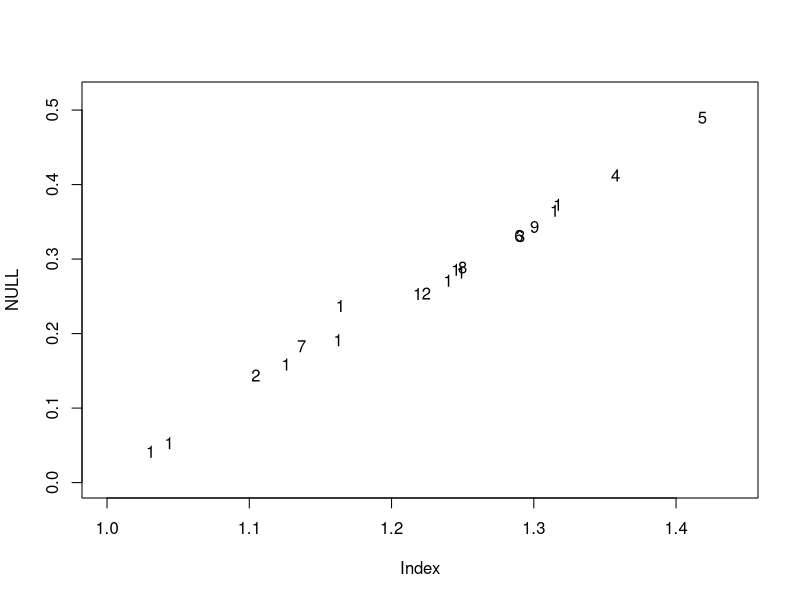

Reproduce this figure in R.
mu = 1.2
sigma = .3

EReturn = function(alpha,beta){
	mu1 = 1+alpha*(mu-1)
	mu2 = 1+beta*(mu-1)
	return(mu1*mu2)
}



SDReturn = function(alpha,beta){
	mu1 = 1+alpha*(mu-1)
	mu2 = 1+beta*(mu-1)
	return(sqrt((alpha^2*sigma^2+mu1^2)*(beta^2*sigma^2+mu2^2)-mu1^2*mu2^2))	
}


N = 20
alpha = runif(N)
beta = runif(N)
plot(NULL,xlim=c(1,mu^2),ylim=c(0,sqrt((sigma^2+mu^2)^2-mu^4)))
for(i in 1:N){
	points(EReturn(alpha[i],beta[i]),SDReturn(alpha[i],beta[i]),pch=as.character(i))
}



#######Shows that sometimes, Pareto improvements are possible by going to extremes (rather than centrist)
for(j in 1:T){
	mu = 1 + rexp(1)
	sigma = runif(1,0,mu)
	for(i in 1:N){
		alpha = runif(1)
		beta = runif(1)
		x = EReturn(alpha,beta)
		gamma = (sqrt(x)-1)/(mu-1)
		if(gamma > 1) print("Error 1")
		if(abs(EReturn(gamma,gamma)-x)>exp(-8)) print("Error 2")
		if(SDReturn(alpha,beta) < SDReturn(gamma,gamma)) print(c(mu,sigma,alpha,beta))
	}
}
